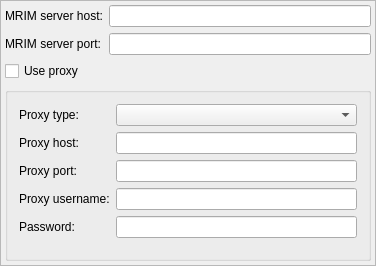
<?xml version="1.0" encoding="UTF-8"?>
<ui version="4.0">
 <class>SettingsWidgetClass</class>
 <widget class="QWidget" name="SettingsWidgetClass">
  <property name="geometry">
   <rect>
    <x>0</x>
    <y>0</y>
    <width>376</width>
    <height>266</height>
   </rect>
  </property>
  <property name="maximumSize">
   <size>
    <width>16777215</width>
    <height>16777215</height>
   </size>
  </property>
  <property name="windowTitle">
   <string>SettingsWidget</string>
  </property>
  <layout class="QVBoxLayout" name="verticalLayout">
   <property name="margin">
    <number>0</number>
   </property>
   <item>
    <widget class="QFrame" name="frame">
     <property name="frameShape">
      <enum>QFrame::StyledPanel</enum>
     </property>
     <property name="frameShadow">
      <enum>QFrame::Raised</enum>
     </property>
     <layout class="QVBoxLayout" name="verticalLayout_2">
      <property name="margin">
       <number>4</number>
      </property>
      <item>
       <layout class="QFormLayout" name="formLayout_3">
        <item row="2" column="0">
         <widget class="QLabel" name="label_4">
          <property name="text">
           <string>MRIM server port:</string>
          </property>
         </widget>
        </item>
        <item row="1" column="0">
         <widget class="QLabel" name="label_3">
          <property name="text">
           <string>MRIM server host:</string>
          </property>
         </widget>
        </item>
        <item row="1" column="1">
         <widget class="QLineEdit" name="portEdit"/>
        </item>
        <item row="2" column="1">
         <widget class="QLineEdit" name="hostEdit"/>
        </item>
       </layout>
      </item>
      <item>
       <widget class="QCheckBox" name="proxyCheckBox">
        <property name="text">
         <string>Use proxy</string>
        </property>
       </widget>
      </item>
      <item>
       <widget class="QGroupBox" name="groupBox">
        <property name="enabled">
         <bool>true</bool>
        </property>
        <property name="title">
         <string/>
        </property>
        <layout class="QVBoxLayout" name="verticalLayout_3">
         <item>
          <layout class="QFormLayout" name="formLayout_2">
           <property name="labelAlignment">
            <set>Qt::AlignLeading|Qt::AlignLeft|Qt::AlignVCenter</set>
           </property>
           <item row="0" column="0">
            <widget class="QLabel" name="label_7">
             <property name="text">
              <string>Proxy type:</string>
             </property>
            </widget>
           </item>
           <item row="0" column="1">
            <widget class="QComboBox" name="proxyTypeComboBox"/>
           </item>
           <item row="1" column="0">
            <widget class="QLabel" name="label_6">
             <property name="text">
              <string>Proxy host:</string>
             </property>
            </widget>
           </item>
           <item row="1" column="1">
            <widget class="QLineEdit" name="proxyHostEdit"/>
           </item>
           <item row="2" column="0">
            <widget class="QLabel" name="label_5">
             <property name="text">
              <string>Proxy port:</string>
             </property>
            </widget>
           </item>
           <item row="2" column="1">
            <widget class="QLineEdit" name="proxyPortEdit"/>
           </item>
           <item row="3" column="0">
            <widget class="QLabel" name="label_8">
             <property name="text">
              <string>Proxy username:</string>
             </property>
            </widget>
           </item>
           <item row="3" column="1">
            <widget class="QLineEdit" name="proxyUsernameEdit"/>
           </item>
           <item row="4" column="0">
            <widget class="QLabel" name="label_9">
             <property name="text">
              <string>Password:</string>
             </property>
            </widget>
           </item>
           <item row="4" column="1">
            <widget class="QLineEdit" name="proxyPassEdit">
             <property name="echoMode">
              <enum>QLineEdit::Password</enum>
             </property>
            </widget>
           </item>
          </layout>
         </item>
         <item>
          <spacer name="verticalSpacer">
           <property name="orientation">
            <enum>Qt::Vertical</enum>
           </property>
           <property name="sizeHint" stdset="0">
            <size>
             <width>20</width>
             <height>40</height>
            </size>
           </property>
          </spacer>
         </item>
        </layout>
       </widget>
      </item>
     </layout>
    </widget>
   </item>
  </layout>
 </widget>
 <layoutdefault spacing="6" margin="11"/>
 <resources/>
 <connections>
  <connection>
   <sender>proxyCheckBox</sender>
   <signal>toggled(bool)</signal>
   <receiver>groupBox</receiver>
   <slot>setVisible(bool)</slot>
   <hints>
    <hint type="sourcelabel">
     <x>57</x>
     <y>70</y>
    </hint>
    <hint type="destinationlabel">
     <x>79</x>
     <y>92</y>
    </hint>
   </hints>
  </connection>
 </connections>
</ui>
